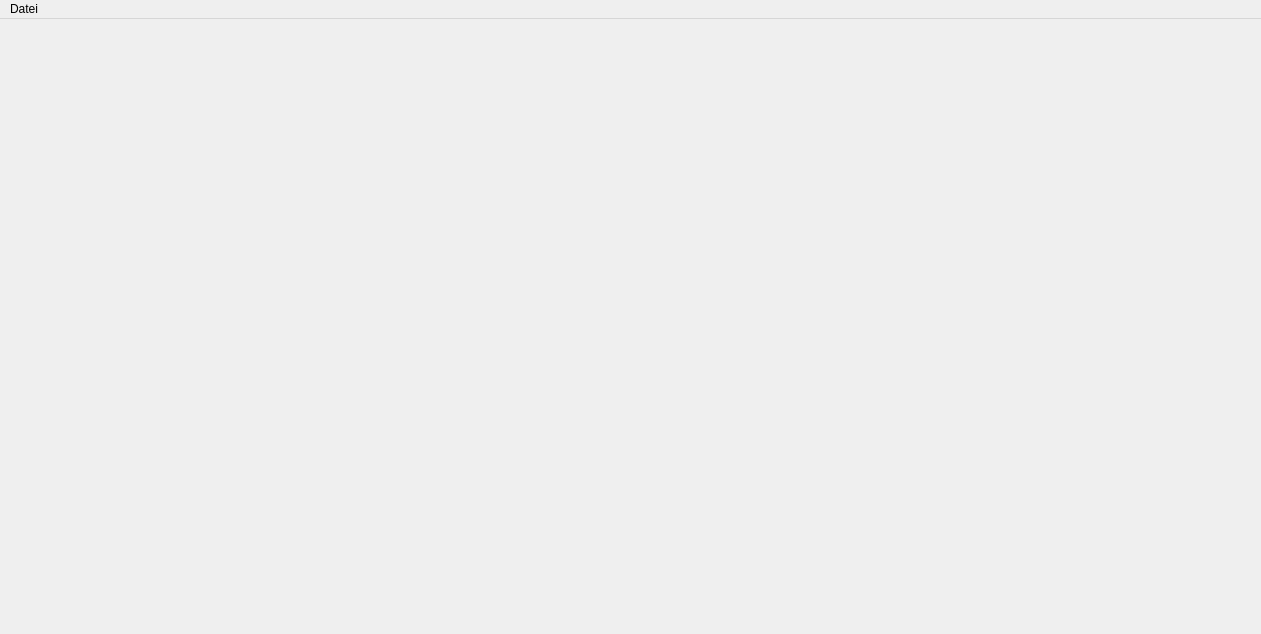
<?xml version="1.0" encoding="UTF-8"?>
<ui version="4.0">
 <class>MainWindow</class>
 <widget class="QMainWindow" name="MainWindow">
  <property name="geometry">
   <rect>
    <x>0</x>
    <y>0</y>
    <width>1261</width>
    <height>634</height>
   </rect>
  </property>
  <property name="windowTitle">
   <string>Member Manager</string>
  </property>
  <property name="animated">
   <bool>false</bool>
  </property>
  <widget class="QWidget" name="centralwidget">
   <property name="sizePolicy">
    <sizepolicy hsizetype="Expanding" vsizetype="Expanding">
     <horstretch>0</horstretch>
     <verstretch>0</verstretch>
    </sizepolicy>
   </property>
   <layout class="QHBoxLayout" name="horizontalLayout"/>
  </widget>
  <widget class="QMenuBar" name="menubar">
   <property name="geometry">
    <rect>
     <x>0</x>
     <y>0</y>
     <width>1261</width>
     <height>27</height>
    </rect>
   </property>
   <widget class="QMenu" name="menuFile">
    <property name="title">
     <string>Datei</string>
    </property>
    <addaction name="separator"/>
    <addaction name="actionExit"/>
   </widget>
   <addaction name="menuFile"/>
  </widget>
  <action name="actionExit">
   <property name="text">
    <string>Exit</string>
   </property>
  </action>
 </widget>
 <resources/>
 <connections>
  <connection>
   <sender>actionExit</sender>
   <signal>triggered()</signal>
   <receiver>MainWindow</receiver>
   <slot>close()</slot>
   <hints>
    <hint type="sourcelabel">
     <x>-1</x>
     <y>-1</y>
    </hint>
    <hint type="destinationlabel">
     <x>410</x>
     <y>337</y>
    </hint>
   </hints>
  </connection>
 </connections>
</ui>
